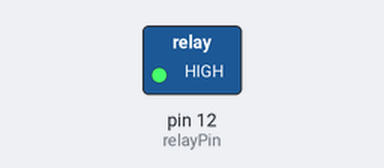
Bench run of a sketch on a simulated Arduino Uno, built with avr-gcc and run on an emulated ATmega328P. Parts: switched loads named in the sketch (green lamp = pin HIGH).

Above: at 10.0 s.
At 40.0 s:
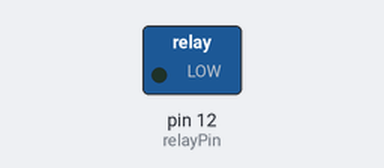
Timing chart, 0 to 78.0 s (numbered marks = the images above):
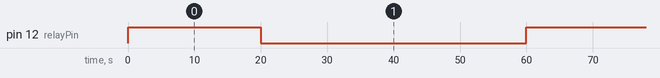

The sketch:

Relay.ino
```cpp
int relayPin = 12;

void setup()
{
    pinMode(relayPin, OUTPUT);
}

void loop()
{

    digitalWrite(relayPin, HIGH);
    delay(20000);
    digitalWrite(relayPin, LOW);
    delay(40000);
}
```

Measured:
- by itself, pin 12 (relayPin): alternates HIGH for 20.0 s and LOW for 40.0 s
